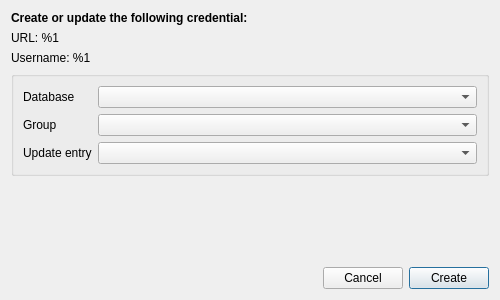
<?xml version="1.0" encoding="UTF-8"?>
<ui version="4.0">
  <class>CredentialDialog</class>
  <widget class="QDialog" name="CredentialDialog">
    <property name="geometry">
      <rect>
        <x>0</x>
        <y>0</y>
        <width>500</width>
        <height>300</height>
      </rect>
    </property>
    <property name="sizePolicy">
      <sizepolicy hsizetype="MinimumExpanding" vsizetype="Preferred">
        <horstretch>0</horstretch>
        <verstretch>0</verstretch>
      </sizepolicy>
    </property>
    <property name="minimumSize">
      <size>
        <width>400</width>
        <height>300</height>
      </size>
    </property>
    <property name="windowTitle">
      <string>KeePassXC - Create or update credential</string>
    </property>
    <layout class="QVBoxLayout" name="verticalLayout">
      <item>
        <layout class="QVBoxLayout" name="verticalLayout_2">
          <item>
            <widget class="QLabel" name="infoLabel">
              <property name="font">
                <font>
                  <weight>75</weight>
                  <bold>true</bold>
                </font>
              </property>
              <property name="text">
                <string>Create or update the following credential:</string>
              </property>
              <property name="alignment">
                <set>Qt::AlignLeading|Qt::AlignLeft|Qt::AlignVCenter</set>
              </property>
            </widget>
          </item>
          <item>
            <widget class="QLabel" name="locationLabel">
              <property name="text">
                <string>URL: %1</string>
              </property>
              <property name="textFormat">
                <enum>Qt::PlainText</enum>
              </property>
              <property name="alignment">
                <set>Qt::AlignLeading|Qt::AlignLeft|Qt::AlignVCenter</set>
              </property>
            </widget>
          </item>
          <item>
            <widget class="QLabel" name="usernameLabel">
              <property name="text">
                <string>Username: %1</string>
              </property>
              <property name="textFormat">
                <enum>Qt::PlainText</enum>
              </property>
              <property name="alignment">
                <set>Qt::AlignLeading|Qt::AlignLeft|Qt::AlignVCenter</set>
              </property>
            </widget>
          </item>
          <item>
            <widget class="QGroupBox" name="groupBox">
              <layout class="QVBoxLayout" name="verticalLayout_3">
                <item>
                  <layout class="QFormLayout" name="selectGroupHorLayout">
                    <item row="0" column="0">
                      <widget class="QLabel" name="databaseLabel">
                        <property name="text">
                          <string>Database</string>
                        </property>
                      </widget>
                    </item>
                    <item row="0" column="1">
                      <widget class="QComboBox" name="selectDatabaseCombobBox"/>
                    </item>
                    <item row="1" column="0">
                      <widget class="QLabel" name="groupLabel">
                        <property name="text">
                          <string>Group</string>
                        </property>
                      </widget>
                    </item>
                    <item row="1" column="1">
                      <widget class="QComboBox" name="selectGroupComboBox"/>
                    </item>
                    <item row="2" column="0">
                      <widget class="QLabel" name="entryLabel">
                        <property name="text">
                          <string>Update entry</string>
                        </property>
                      </widget>
                    </item>
                    <item row="2" column="1">
                      <widget class="QComboBox" name="selectEntryComboBox"/>
                    </item>
                  </layout>
                </item>
              </layout>
            </widget>
          </item>
        </layout>
      </item>
      <item>
        <spacer name="verticalSpacer">
          <property name="orientation">
            <enum>Qt::Vertical</enum>
          </property>
          <property name="sizeHint" stdset="0">
            <size>
              <width>20</width>
              <height>10</height>
            </size>
          </property>
        </spacer>
      </item>
      <item>
        <layout class="QHBoxLayout" name="horizontalLayout_2">
          <item>
            <spacer name="horizontalSpacer">
              <property name="orientation">
                <enum>Qt::Horizontal</enum>
              </property>
              <property name="sizeHint" stdset="0">
                <size>
                  <width>40</width>
                  <height>20</height>
                </size>
              </property>
            </spacer>
          </item>
          <item>
            <widget class="QPushButton" name="cancelButton">
              <property name="text">
                <string>Cancel</string>
              </property>
              <property name="autoDefault">
                <bool>true</bool>
              </property>
            </widget>
          </item>
          <item>
            <widget class="QPushButton" name="createButton">
              <property name="accessibleName">
                <string>Create credential</string>
              </property>
              <property name="text">
                <string>Create</string>
              </property>
              <property name="autoDefault">
                <bool>true</bool>
              </property>
              <property name="default">
                <bool>true</bool>
              </property>
            </widget>
          </item>
        </layout>
      </item>
    </layout>
  </widget>
  <resources/>
  <connections/>
</ui>
